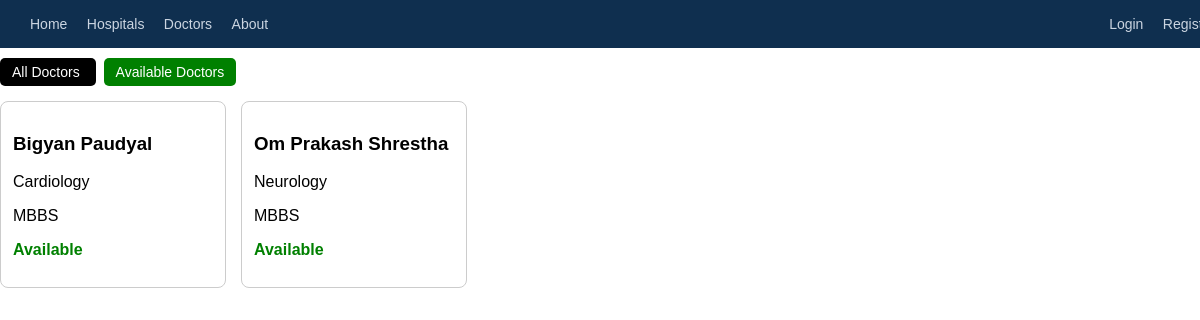
The app's page /doctors/ with its own data.
### doctors/models.py (models this page shows, shortened)
class Doctor(models.Model):
    doctor_id = models.AutoField(primary_key=True)
    name = models.CharField(max_length=100)
    qualification = models.CharField(max_length=100)
    specialization = models.CharField(max_length=100)
    hospital = models.ForeignKey('hospitals.Hospital', on_delete=models.CASCADE, null=True, blank=True)
    department = models.ForeignKey('hospitals.Department', on_delete=models.CASCADE, null=True, blank=True)
    email = models.EmailField(unique=True)
    fees = models.DecimalField(max_digits=8, decimal_places=2)
    phone = models.CharField(max_length=10)
    a_status = models.BooleanField(default=True)

### doctors/views.py (the view)
# urls.py: path('',views.doctor_list,name='doctor_list'),
def doctor_list(request):
    available = request.GET.get('available')
    doctors = Doctor.objects.all()
    if available == 'true':
        doctors = doctors.filter(a_status=True)
    return render(request, 'doctors/doctors.html', {'doctors': doctors})

### doctors/templates/doctors/doctors.html (shortened to what this page needs)
{% extends 'base.html' %}
{% load static %}
{% block content %}
<link rel="stylesheet" href="{% static 'hospitals/doctor.css' %}">
<h2 class="page-title">Doctors</h2>
<div class="filter-box">
    <a href="{% url 'doctor_list' %}" class="btn black">
        All Doctors
    </a>
    <a href="{% url 'doctor_list' %}?available=true" class="btn green">
        Available Doctors
    </a>
</div>
<div class="doctor-container">
    {% for doctor in doctors %}
        <a href="{% url 'doctor_detail' doctor.doctor_id %}" class="card-link">
            <div class="doctor-card">
                <h3>{{ doctor.name }}</h3>
                <p>{{ doctor.specialization }}</p>
                <p>{{ doctor.qualification }}</p>
                {% if doctor.a_status %}
                    <p class="status available">Available</p>
                {% else %}
                    <p class="status not">Not Available</p>
                {% endif %}
            </div>
        </a>
    {% empty %}
        <p class="empty">No doctors found.</p>
    {% endfor %}
</div>
{% endblock %}

### static/css/base.css (style rules this page uses)
body { margin: 0; font-family: Arial, sans-serif; }

### doctors/static/hospitals/doctor.css (style rules this page uses)
.page-title { margin-bottom: 15px; color: #0f2f4f; }
.filter-box { margin-bottom: 20px; }
.btn { padding: 6px 12px; text-decoration: none; color: white; border-radius: 5px; font-size: 14px; margin-right: 8px; }
.btn.black { background: black; }
.btn.green { background: green; }
.doctor-container { display: flex; flex-wrap: wrap; gap: 15px; }
.card-link { text-decoration: none; color: black; }
.doctor-card { border: 1px solid #ccc; padding: 12px; width: 200px; border-radius: 8px; background: white; transition: 0.3s; }
.status.available { color: green; font-weight: bold; }

### records on screen
Doctor: name "Bigyan Paudyal", specialization "Cardiology", qualification "MBBS", a_status "Available"
Doctor: name "Om Prakash Shrestha", specialization "Neurology", qualification "MBBS", a_status "Available"
